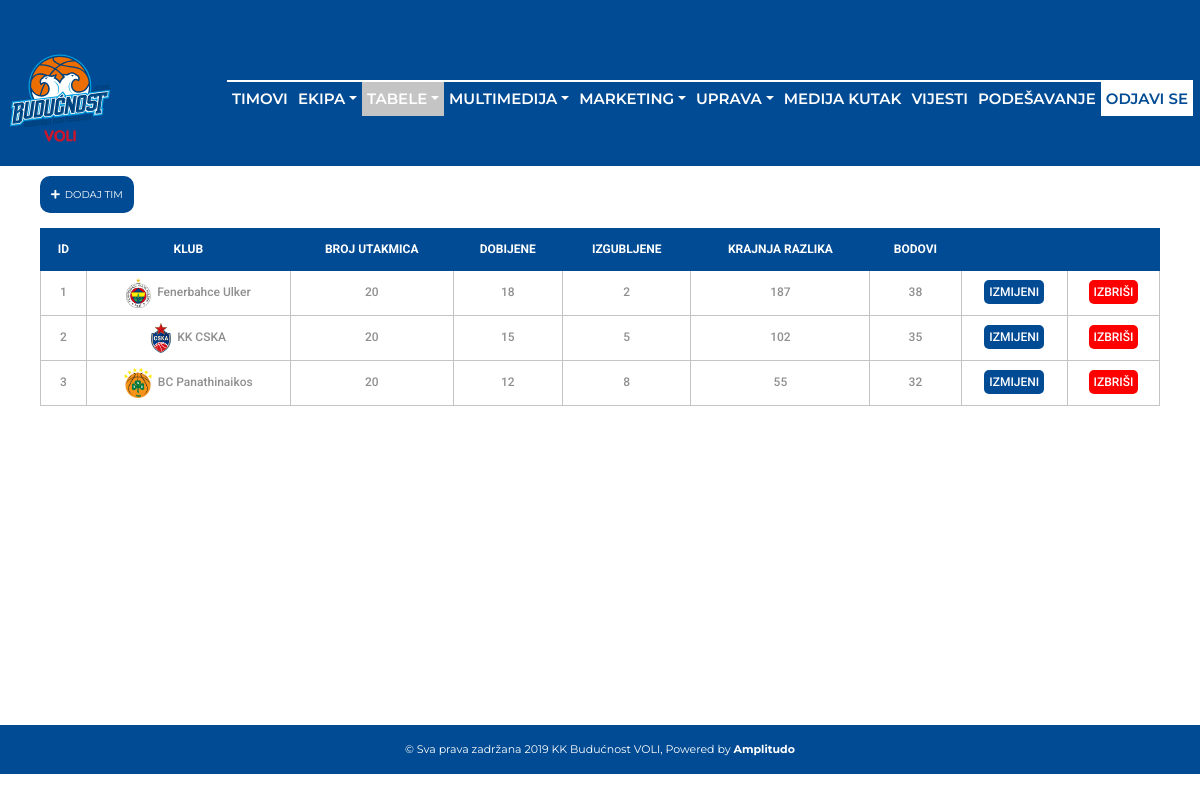
/admin/euroleague.php (signed in), run on the app's committed database.
### tables this page shows
CREATE TABLE `euroleague` (
  `id` int(11) NOT NULL,
  `klub_id` int(11) NOT NULL,
  `broj_utakmica` int(11) NOT NULL DEFAULT '0',
  `dobijene` int(11) NOT NULL DEFAULT '0',
  `izgubljene` int(11) NOT NULL DEFAULT '0',
  `krajnja_razlika` int(11) NOT NULL DEFAULT '0',
  `bodovi` int(11) NOT NULL DEFAULT '0'
);

CREATE TABLE `timovi` (
  `id` int(11) NOT NULL,
  `naziv` varchar(45) NOT NULL,
  `logo` text NOT NULL,
  `dvorana` varchar(255) NOT NULL
);

### admin/euroleague.php (the view, shortened to what this page needs)
<?php include "includes/adminHeader.php";?>
</head>
<body>
<?php include "includes/adminNav.php";?>
<div class="container  px-3 py-3">
        <div class="row">
            <div class="col-sm-6 col-md-5 col-lg-3">
                <a href="dodajTimEuroleague.php" class="btn dodaj_btn  mb-3">
                    <i class="fas fa-plus"></i>&ensp;DODAJ TIM</a>
            </div>
        </div>
        <div class="col-lg-12 p-0 text-center" style="overflow-x: auto;min-height:61.5vh;">
            <table class="tableLiga table-hover my-2">
                                  <thead>
                                      <th>ID</th>
                                      <th>KLUB</th>
                                      <th>BROJ UTAKMICA</th>
                                      <th>DOBIJENE</th>
                                      <th>IZGUBLJENE</th>
                                      <th>KRAJNJA RAZLIKA</th>
                                      <th>BODOVI</th>
                                      <th></th>
                                      <th></th>
                                 </thead>
                                  <tbody>
                                     <?php
                                     $stmtSezone = mysqli_prepare($connection, "SELECT a.id, b.naziv, b.logo, a.broj_utakmica, a.dobijene, a.izgubljene, a.krajnja_razlika, a.bodovi FROM euroleague a JOIN timovi b ON a.klub_id = b.id ORDER BY a.bodovi DESC");
                                     $stmtSezone->execute();
                                     $stmtSezone->bind_result($id, $naziv, $logo, $broj_utakmica, $dobijene, $izgubljene, $krajnja_razlika, $bodovi);
                                      while($stmtSezone->fetch()){
                                   ?>
                                     <tr class="tableRow">
                                      <td><?php echo $id ?></td>
                                      <td><a href="images/timovi/<?php echo $logo ?>" target="_blank"><img class="img-resposnive" src="images/timovi/<?php echo $logo ?>" style="max-height: 30px"></a>&ensp;<?php echo $naziv ?></td>
                                      <td><?php echo $broj_utakmica ?></td>
                                      <td><?php echo $dobijene ?></td>
                                      <td><?php echo $izgubljene ?></td>
                                      <td><?php echo $krajnja_razlika ?></td>
                                      <td><?php echo $bodovi ?></td>
                                      <td>
                                          <a href="izmijeniTimEuroleague.php?id=<?php echo $id ?>" class="edit_btn">IZMIJENI</a>
                                      </td>
                                      <td>
                                          <span class="delete_btn">IZBRIŠI</span>
                                      </td>
                                      </tr>
                                    <?php } ?>
                                  </tbody>
                                 </table>
        </div>
</div>
<?php include "includes/adminFooter.php";?>

### data on the page
euroleague: id "1", klub.logo (picture), klub.naziv "Fenerbahce Ulker", broj_utakmica "20", dobijene "18", izgubljene "2", krajnja_razlika "187", bodovi "38"
euroleague: id "2", klub.logo (picture), klub.naziv "KK CSKA", broj_utakmica "20", dobijene "15", izgubljene "5", krajnja_razlika "102", bodovi "35"
euroleague: id "3", klub.logo (picture), klub.naziv "BC Panathinaikos", broj_utakmica "20", dobijene "12", izgubljene "8", krajnja_razlika "55", bodovi "32"
